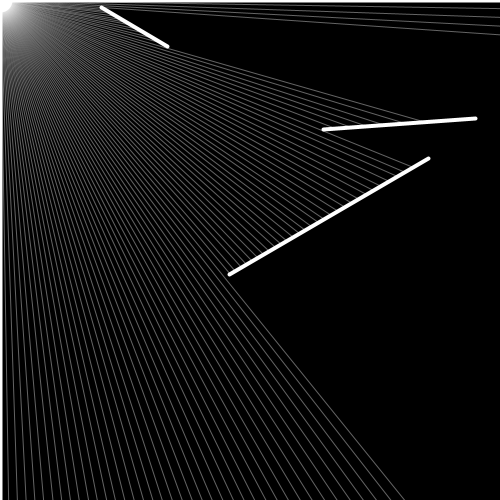
Frame 1 (no input)
Frame 60 (the mouse pressed at the canvas centre just before this capture): identical to frame 1, image omitted
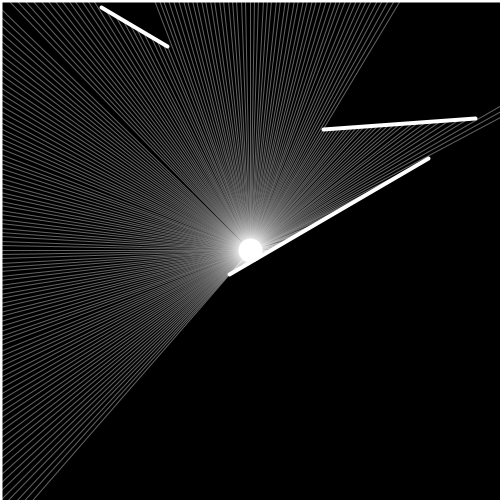
Frame 120 (the mouse held since frame 60 and released just before this capture)

The Processing sketch that drew these frames (run headless with seeded random() and noise(); from frame 60 on, the mouse is pressed at the canvas centre):

// Processing sketch: Raycasting
// ── Raycasting.pde
boundary[] bound=new boundary[7];
entity ent;
float xoff=0;
float yoff=0;
void setup()
{
  size(500,500);
  for(int i=0;i<3;i++)
  {
    bound[i]=new boundary(random(500),random(500),random(500),random(500));
  }
  bound[3]=new boundary(0,0,800,0);
  bound[4]=new boundary(800,0,800,800);
  bound[5]=new boundary(800,800,0,800);
  bound[6]=new boundary(0,800,0,0);
  
  ent=new entity(300.0,300.0,bound);
  //ray=new Ray(300,300,PVector.fromAngle(PI/4));
}

void draw()
{ background(0);
  //ent.x=mouseX;
  //ent.y=mouseY;
  //for(int i=0;i<ent.rays.size();i++)
  //{
  //  ent.rays.get(i).x=mouseX;
  //  ent.rays.get(i).y=mouseY;
  //}
  ent.x=mouseX;//noise(xoff)*500;
  ent.y=mouseY;//noise(yoff)*500;
   for(int i=0;i<ent.rays.size();i++)
  {
    ent.rays.get(i).x=ent.x;
    ent.rays.get(i).y=ent.y;
  }
  //ray.setdir(mouseX,mouseY);
  for(int i=0;i<bound.length;i++)
  {
    bound[i].show();
  }
  ent.show();
  xoff+=0.01;
  yoff+=0.01;
  //PVector cast=ray.cast(bound);
//  if(cast.x!=-1)
//  { fill(255);
//    ellipse(cast.x,cast.y,10,10);
//  }
//  else
//  ray.c=color(255,0,0);
//  ray.show();

}

// ── boundary.pde
class boundary
{ float x1,x2,y1,y2;
  boundary(float i,float j,float k,float l)
  {
    x1=i;
    y1=j;
    x2=k;
    y2=l;
  }
  void show()
  {
    stroke(255);
    strokeWeight(4);
    //noFill();
    line(this.x1,this.y1,this.x2,this.y2);
  }
  }

// ── entity.pde
class entity
{float x,y;
 boundary[] bounds;
 ArrayList<Ray> rays=new ArrayList<Ray>();
  entity(float i,float j,boundary[] walls)
  {
    x=i;
    y=j;
    bounds=walls;
    for(int f=0;f<360;f+=1)
    {
    rays.add(new Ray(x,y,PVector.fromAngle(radians(f))));
    }
    print(rays.size());
  }
  void show()
  {
    fill(255);
   ellipse(this.x,this.y,20,20);
  for(int i=0;i<this.rays.size();i++)
   {
    Ray ray=this.rays.get(i);
    //ray.show();
    PVector bestPoint=null;
    float WorldRecord=500000000;
    for(int j=0;j<bounds.length;j++)
     {
       PVector point=ray.cast(bounds[j]);
       if(point!=null)
       { 
         if(PVector.dist(point,new PVector(this.x,this.y))<WorldRecord)
         {
           WorldRecord=PVector.dist(point,new PVector(this.x,this.y));
           bestPoint=point;
         }
         //stroke(255);
         //strokeWeight(0.5);
         //line(this.x,this.y,point.x,point.y);
       }
     }
     //print(WorldRecord);
      if(bestPoint!=null)   
         {stroke(255,100);
         strokeWeight(1);
         line(this.x,this.y,bestPoint.x,bestPoint.y);
         }
   }
  //for(int j=0;j<bounds.length;j++)
  //{
  //  for(int i=0;i<this.rays.size();i++)
  //  {
  //    Ray ray=this.rays.get(i);
  //    PVector point=ray.cast(bounds[j]);
  //    if(point.x!=-1)
  //    {
  //      stroke(255);
  //      strokeWeight(1);
  //      line(this.x,this.y,point.x,point.y);
  //    }
  //  }
    
  }}

// ── ray.pde
class Ray
{
  float x;
  float y;
  PVector dir;
  //color c;
  Ray(float i,float j,PVector dirxn)
  {
    x=i;y=j;
    dir=dirxn;
    //c=color(0,0,0);
  }
  //void show()
  //{
  //  //noStroke();
  //  //fill(c);
  //  fill(255);
  //  ellipse(this.x,this.y,10,10);
  //  pushMatrix();
  //  translate(this.x,this.y);
  //  stroke(255,100);
  //  strokeWeight(1);
  //  line(0,0,this.dir.x*20,this.dir.y*20);
  //  popMatrix();
  //}
  //void setdir(float x,float y)
  //{
  //  this.dir.x=x-this.x;
  //  this.dir.y=y-this.y;
  //  this.dir.normalize();
  //}
  PVector cast(boundary wall)
  {
   float x1=wall.x1;
   float x2=wall.x2;
   float y1=wall.y1;
   float y2=wall.y2;
   float x3=this.x;
   float x4=this.x+this.dir.x;
   float y3=this.y;
   float y4=this.y+this.dir.y;
   float den=(x1 - x2) * (y3 - y4) - (y1 - y2) * (x3 - x4);
   if(den==0)
   {
     return null;
   }
   float t=((x1 - x3) * (y3 - y4) - (y1 - y3) * (x3 - x4)) / den;
   float u=-((x1 - x2) * (y1 - y3) - (y1 - y2) * (x1 - x3)) / den;
   if(t>0 && t<1 && u>0)
   {
    PVector point=new PVector();
    point.x=x1+ (t*(x2-x1));
    point.y=y1+ (t*(y2-y1));
    return point;
   }
   else
   return null;
   
   
  }
}
